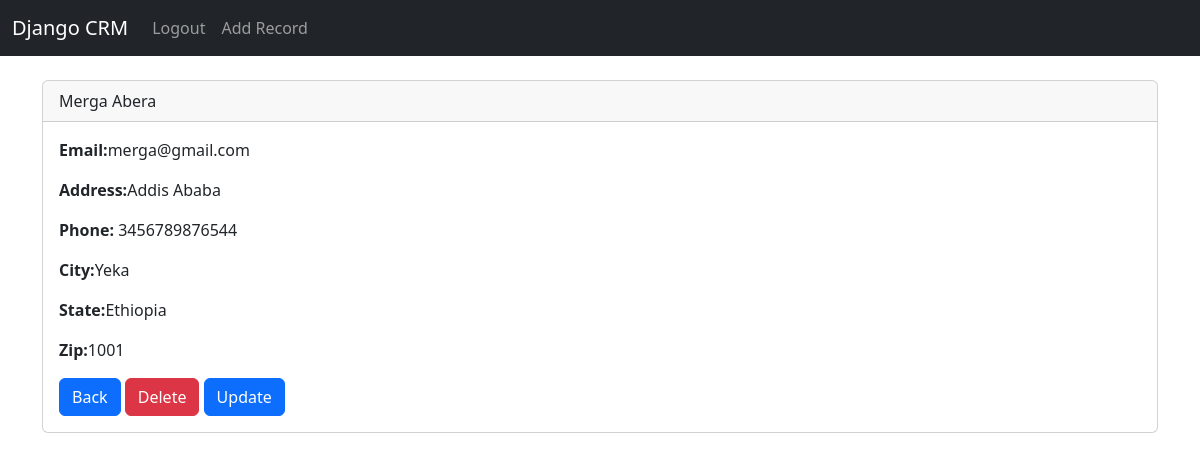
The app's page /record/4 (signed in) with its own data.
### website/models.py (models this page shows)
class Record(models.Model):
    first_name = models.CharField(max_length=100)
    last_name = models.CharField(max_length=100)
    email = models.CharField(max_length=100)
    phone = models.CharField(max_length=100)
    address = models.CharField(max_length=100)
    city = models.CharField(max_length=100)
    state = models.CharField(max_length=100)
    zip_code = models.CharField(max_length=100)
    created_at = models.DateTimeField(auto_now_add=True)
    def __str__(self):
        return (f"{self.first_name} {self.last_name}")

### website/views.py (the view)
# urls.py: path("record/<str:pk>",views.customer_record,name="record"),
@login_required(login_url="home")
def customer_record(request,pk):
    record = Record.objects.get(id=pk)
    context = {"record":record}
    return render(request,'record.html',context)

### website/templates/record.html
{% extends 'base.html' %}
{% block content %}
  <div class="card">
    <div class="card-header">{{ record }}</div>
    <div class="card-body">
      <p class="card-text">
        <strong>Email:</strong>{{ record.email }}
      </p>
      <p class="card-text">
        <strong>Address:</strong>{{ record.address }}
      </p>
      <p class="card-text">
        <strong>Phone:</strong> {{ record.phone }}
      </p>
      <p class="card-text">
        <strong>City:</strong>{{ record.city }}
      </p>
      <p class="card-text">
        <strong>State:</strong>{{ record.state }}
      </p>
      <p class="card-text">
        <strong>Zip:</strong>{{ record.zip_code }}
      </p>
      <a href="{% url 'home' %}" class="btn btn-primary">Back</a>
      <a href="{% url 'delete_record' record.id %}" class="btn btn-danger">Delete</a>
      <a href="{% url 'update_record' record.id %}" class="btn btn-primary">Update</a>
    </div>
  </div>
{% endblock %}

### records on screen
Record: first_name+last_name "Merga Abera", email "merga@gmail.com", address "Addis Ababa", phone "3456789876544", city "Yeka", state "Ethiopia", zip_code "1001"
